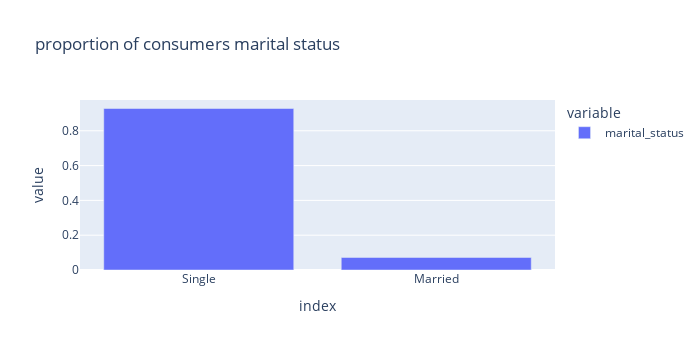

The notebook cell saved with this chart:
### Code cell
px.bar(consumers['marital_status'].value_counts()/len(consumers),height=350, width=700,title = 'proportion of consumers marital status')

### Figure 1 — Plotly figure (JSON) as saved in the notebook; plotly's stock layout.template omitted (floating-point values rounded to 4 significant figures)
{"data": [{"alignmentgroup": "True", "hovertemplate": "variable=marital_status<br>index=%{x}<br>value=%{y}<extra></extra>", "legendgroup": "marital_status", "marker": {"color": "#636efa", "pattern": {"shape": ""}}, "name": "marital_status", "offsetgroup": "marital_status", "orientation": "v", "showlegend": true, "textposition": "auto", "type": "bar", "x": ["Single", "Married"], "xaxis": "x", "y": [0.928, 0.072], "yaxis": "y"}], "layout": {"barmode": "relative", "height": 350, "legend": {"title": {"text": "variable"}, "tracegroupgap": 0}, "title": {"text": "proportion of consumers marital status"}, "width": 700, "xaxis": {"anchor": "y", "domain": [0, 1], "title": {"text": "index"}}, "yaxis": {"anchor": "x", "domain": [0, 1], "title": {"text": "value"}}}}
